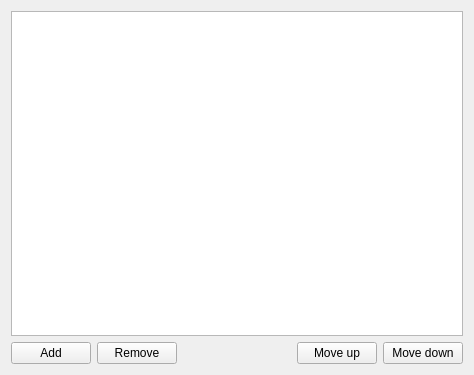
<?xml version="1.0" encoding="UTF-8"?>
<ui version="4.0">
 <class>ItemListWidget</class>
 <widget class="QWidget" name="ItemListWidget">
  <property name="geometry">
   <rect>
    <x>0</x>
    <y>0</y>
    <width>474</width>
    <height>375</height>
   </rect>
  </property>
  <property name="windowTitle">
   <string>Form</string>
  </property>
  <layout class="QVBoxLayout" name="verticalLayout">
   <item>
    <widget class="ActionTools::ItemListView" name="itemsListView">
     <property name="acceptDrops">
      <bool>true</bool>
     </property>
     <property name="dragEnabled">
      <bool>true</bool>
     </property>
     <property name="dragDropMode">
      <enum>QAbstractItemView::InternalMove</enum>
     </property>
     <property name="defaultDropAction">
      <enum>Qt::MoveAction</enum>
     </property>
     <property name="selectionMode">
      <enum>QAbstractItemView::SingleSelection</enum>
     </property>
     <property name="selectionBehavior">
      <enum>QAbstractItemView::SelectRows</enum>
     </property>
    </widget>
   </item>
   <item>
    <layout class="QHBoxLayout" name="horizontalLayout">
     <item>
      <widget class="QPushButton" name="addPushButton">
       <property name="text">
        <string>Add</string>
       </property>
      </widget>
     </item>
     <item>
      <widget class="QPushButton" name="removePushButton">
       <property name="text">
        <string>Remove</string>
       </property>
      </widget>
     </item>
     <item>
      <spacer name="horizontalSpacer">
       <property name="orientation">
        <enum>Qt::Horizontal</enum>
       </property>
       <property name="sizeHint" stdset="0">
        <size>
         <width>40</width>
         <height>20</height>
        </size>
       </property>
      </spacer>
     </item>
     <item>
      <widget class="QPushButton" name="moveUpPushButton">
       <property name="text">
        <string>Move up</string>
       </property>
      </widget>
     </item>
     <item>
      <widget class="QPushButton" name="moveDownPushButton">
       <property name="text">
        <string>Move down</string>
       </property>
      </widget>
     </item>
    </layout>
   </item>
  </layout>
 </widget>
 <customwidgets>
  <customwidget>
   <class>ActionTools::ItemListView</class>
   <extends>QListView</extends>
   <header>actiontools/itemlistview.hpp</header>
  </customwidget>
 </customwidgets>
 <resources/>
 <connections/>
</ui>
